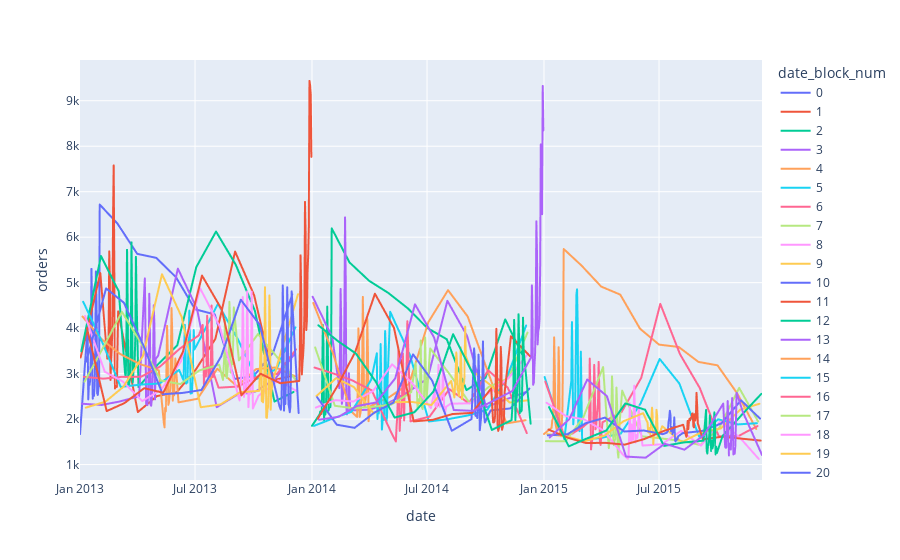

Here is the notebook cell this chart was saved with:
### Markdown cell above
### Date block num
The dataset contains a column called `date_block_num`, which supposedly means:

*a consecutive month number, used for convenience. January 2013 is 0, February 2013 is 1,..., October 2015 is 33*

However, this seems to be misleading

### Code cell
px.line(
    sales.rename_axis("order_id")
    .reset_index()
    .groupby(["date", "date_block_num"])
    .order_id.size()
    .rename("orders")
    .reset_index(),
    x="date",
    y="orders",
    color="date_block_num",
)
